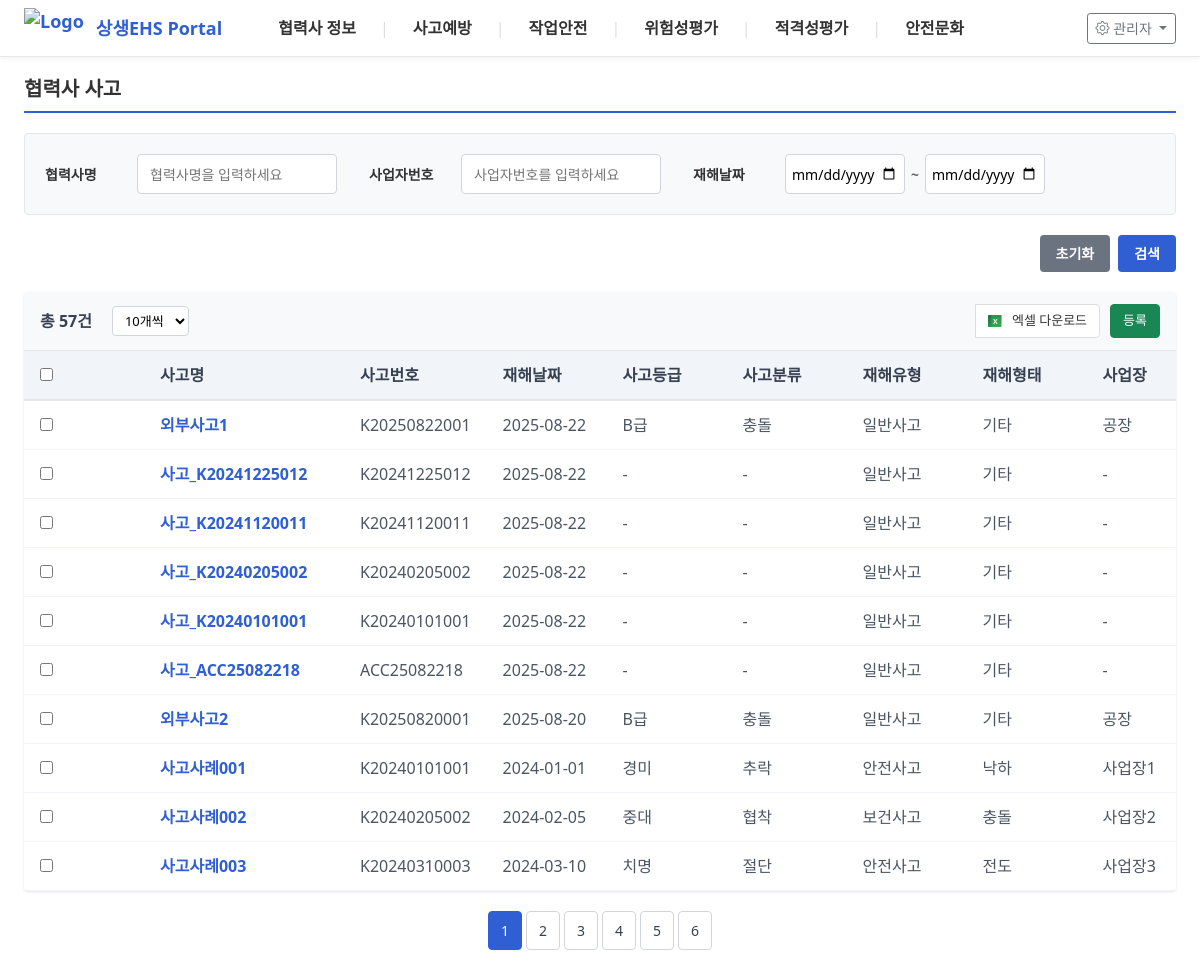
Screenshot of /partner-accident with the database file from the repository.
### tables this page shows
CREATE TABLE accidents_cache (
                id INTEGER PRIMARY KEY AUTOINCREMENT,
                business_number TEXT NOT NULL,
                accident_date TEXT,
                accident_type TEXT,
                accident_location TEXT,
                accident_description TEXT,
                injury_level TEXT,
                injured_count INTEGER,
                cause_analysis TEXT,
                preventive_measures TEXT,
                report_date TEXT,
                reporter_name TEXT,
                synced_at DATETIME DEFAULT CURRENT_TIMESTAMP, custom_data TEXT, accident_number TEXT, accident_name TEXT, accident_time TEXT, accident_datetime TEXT, accident_grade TEXT, injury_type TEXT, injury_form TEXT, workplace TEXT, building TEXT, floor TEXT, location_detail TEXT, day_of_week TEXT, responsible_company1 TEXT, responsible_company1_no TEXT, responsible_company2 TEXT, responsible_company2_no TEXT, is_deleted INTEGER DEFAULT 0,
                FOREIGN KEY (business_number) REFERENCES partners_cache (business_number)
            );

### app.py (the view)
@app.route("/partner-accident")
def partner_accident_route():
    return partner_accident()

### app.py (called while the page is built, shortened)
def from_json_filter(value):
    try:
        return json.loads(value) if value else []
    except:
        return []

def init_sample_data():
    conn = partner_manager.db_config.get_sqlite_connection()
    cursor = conn.cursor()
    try:
        cursor.execute("SELECT COUNT(*) FROM partners_cache")
        count = cursor.fetchone()[0]
        cursor.execute("PRAGMA table_info(partners_cache)")
        columns = [col[1] for col in cursor.fetchall()]
        if count > 0:
            conn.close()
            return
    except Exception as e:
        logging.warning(f"데이터 확인 중 오류: {e}")

@app.before_request
def before_request():
    init_db()

def convert_code_to_value(column_key, code):
    if not code:
        return code
    if column_key in DROPDOWN_MAPPINGS:
        return DROPDOWN_MAPPINGS[column_key].get(code, code)
    try:
        conn = sqlite3.connect(DB_PATH)
        cursor = conn.cursor()
        result = cursor.execute("""
            SELECT option_value
            FROM dropdown_option_codes
            WHERE column_key = ? AND option_code = ?
        """, (column_key, code)).fetchone()
        conn.close()
        if result:
            return result[0]
        else:
            return code
    except:
        return code

@app.after_request
def add_header(response):
    response.headers['Cache-Control'] = 'no-cache, no-store, must-revalidate'
    response.headers['Pragma'] = 'no-cache'
    response.headers['Expires'] = '0'
    return response

### database_config.py (called while the page is built)
    def get_sqlite_connection(self):
        return sqlite3.connect(self.local_db_path)

### templates/partner-accident.html (shortened to what this page needs)
{% extends "base.html" %}
{% block content %}
<div class="page-header">
    <h2 class="page-title">협력사 사고</h2>
</div>
<div class="search-section">
    <form method="GET" class="search-form">
        <div class="search-fields">
            <div class="search-group">
                <label>협력사명</label>
                <input type="text" name="company_name" value="{{ request.args.get('company_name', '') }}" placeholder="협력사명을 입력하세요">
            </div>
            <div class="search-group">
                <label>사업자번호</label>
                <input type="text" name="business_number" value="{{ request.args.get('business_number', '') }}" placeholder="사업자번호를 입력하세요">
            </div>
            <div class="search-group range-group">
                <label>재해날짜</label>
                <div class="range-inputs">
                    <input type="date" name="accident_date_start" value="{{ request.args.get('accident_date_start', '') }}" placeholder="시작일">
                    <span class="range-separator">~</span>
                    <input type="date" name="accident_date_end" value="{{ request.args.get('accident_date_end', '') }}" placeholder="종료일">
                </div>
            </div>
        </div>
    </form>
</div>
<div class="search-buttons-section">
    <div class="search-buttons">
        <button type="button" onclick="resetForm()" class="btn-reset">초기화</button>
        <button type="button" onclick="document.querySelector('.search-form').submit()" class="btn-search">검색</button>
    </div>
</div>
<div class="table-section">
    <div class="table-header">
        <div class="left-controls">
            <span class="total-count">총 {{ total_count }}건</span>
            <div class="per-page-selector">
                <select onchange="changePerPage(this.value)">
                    <option value="10" {% if request.args.get('per_page', '10') == '10' %}selected{% endif %}>10개씩</option>
                </select>
            </div>
        </div>
        <div class="action-buttons">
            <button class="btn btn-sm btn-excel-download" onclick="exportToExcel()">
                <img src="/static/icons/excel-icon.svg" style="vertical-align: middle; margin-right: 4px;" width="16" height="16">
                엑셀 다운로드
            </button>
            <button class="btn btn-sm btn-register" onclick="showRegisterModal()">
                등록
            </button>
        </div>
    </div>
    <div class="table-wrapper">
        <table class="data-table">
            <thead>
                <tr>
                    <th style="width: 40px;"><input type="checkbox" id="selectAll" onchange="toggleSelectAll()"></th>
                    <th class="fixed-col">사고명</th>
                    <th>사고번호</th>
                    <th>재해날짜</th>
                    <th>사고등급</th>
                    <th>사고분류</th>
                    <th>재해유형</th>
                    <th>재해형태</th>
                    <th>사업장</th>
                </tr>
            </thead>
            <tbody>
                {% for accident in accidents %}
                <tr>
                    <td style="width: 40px;">
                        <input type="checkbox" class="accident-checkbox" value="{{ accident.id }}" onchange="updateDeleteButton()">
                    </td>
                    <td class="fixed-col">
                        <a href="javascript:void(0)" class="company-link" onclick="openAccidentModal('{{ accident.id }}')">{{ accident.accident_name }}</a>
                    </td>
                    <td>{{ accident.accident_number }}</td>
                    <td>{{ accident.accident_date }}</td>
                    <td>{{ accident.accident_grade or '-' }}</td>
                    <td>{{ accident.accident_type or '-' }}</td>
                    <td>{{ accident.disaster_type or '-' }}</td>
                    <td>{{ accident.disaster_form or '-' }}</td>
                    <td>{{ accident.workplace or '-' }}</td>
                </tr>
                {% else %}
                <tr>
                    <td colspan="{{ 19 + dynamic_columns|length }}" class="no-data">검색 결과가 없습니다.</td>
                </tr>
                {% endfor %}
            </tbody>
        </table>
    </div>
</div>
{% if pagination.pages > 1 %}
<div class="pagination-section">
    <div class="pagination">
        {% set search_params = {} %}
        {% for key, value in request.args.items() %}
            {% if key != 'page' %}
                {% set _ = search_params.update({key: value}) %}
            {% endif %}
        {% endfor %}
        {% set window_info = pagination.get_window_info() %}
        {% for page in pagination.iter_pages() %}
            {% if page != pagination.page %}
                <a href="{{ url_for('page_view', url='partner-accident', page=page, **search_params) }}" class="page-btn">{{ page }}</a>
            {% else %}
                <span class="page-btn active">{{ page }}</span>
            {% endif %}
        {% endfor %}
    </div>
</div>
{% endif %}
{% endblock %}

### templates/base.html (shortened to what this page needs)
<!DOCTYPE html>
<html lang="ko">
<head>
    <link href="https://cdn.jsdelivr.net/npm/bootstrap@5.1.3/dist/css/bootstrap.min.css" rel="stylesheet">
    <link href="https://cdn.jsdelivr.net/npm/bootstrap-icons@1.8.1/font/bootstrap-icons.css" rel="stylesheet">
</head>
<body>
    <nav class="topbar">
      <div class="topbar-inner">
        <a class="brand" href="{{ url_for('index') }}">
          <img src="/static/logo-sample.png" alt="Logo" class="logo-img">
          상생EHS Portal
        </a>
        <ul class="nav-main" role="menubar" aria-label="메인 메뉴">
          {% set active_slug = (request.view_args.get('url') if request.view_args else '') %}
          {% for m in menu %}
          {% set is_active = false %}
          {% for sm in m.submenu %}
            {% if active_slug == sm.url %}
              {% set is_active = true %}
            {% endif %}
          {% endfor %}
          <li class="nav-item has-sub{% if is_active %} is-active{% endif %}">
            <a class="nav-link"
               href="#"
               role="menuitem"
               aria-haspopup="true"
               aria-expanded="false">{{ m.title }}</a>
          </li>
          {% if not loop.last %}
          <li class="sep" aria-hidden="true">|</li>
          {% endif %}
          {% endfor %}
        </ul>
        <div class="admin-tools">
          <div class="dropdown">
            <button class="btn btn-sm btn-outline-secondary dropdown-toggle" type="button" id="adminMenu" data-bs-toggle="dropdown" aria-expanded="false">
              <i class="bi bi-gear"></i> 관리자
            </button>
          </div>
        </div>
      </div>
    </nav>
    {% if request.endpoint != 'index' %}
    <div class="container">
    {% endif %}
    {% block content %}{% endblock %}
    {% if request.endpoint != 'index' %}
    </div>
    {% endif %}
</body>
</html>

### templates/base.html (style rules this page uses)
html, body { overflow-x: hidden; width: 100%; max-width: 100vw; }
.topbar { background: #ffffff; border-bottom: 1px solid #e5e7eb; box-shadow: 0 2px 4px rgba(0,0,0,0.05); z-index: 9999; position: relative; }
.topbar-inner { max-width: none; margin: 0; height: 56px; display: flex; align-items: center; gap: 16px; padding: 0 24px; justify-content: space-between; }
.admin-tools { margin-left: auto; }
.logo-img { height: 40px; width: auto; margin-right: 12px; }
.brand { color: #2f5fd3; font-weight: 600; text-decoration: none; font-size: 18px; margin-right: 24px; display: flex; align-items: center; }
.nav-main { list-style: none; display: flex; align-items: stretch; gap: 0; margin: 0; padding: 0; flex: 1; }
.nav-item { position: relative; }
.nav-link { color: #333; text-decoration: none; font-weight: 700; padding: 10px 16px; display: block; line-height: 28px; transition: color 0.2s ease; cursor: pointer; }
.sep { color: #ddd; align-self: center; padding: 0 8px; user-select: none; }
.container { max-width: none; margin: 20px 24px; padding: 0; width: calc(100% - 48px); box-sizing: border-box; }

### rows the page displays
accidents_cache: accident_name "외부사고1", accident_number "K20250822001", accident_date "2025-08-22", accident_grade "B급", accident_type "충돌", disaster_type "일반사고", disaster_form "기타", workplace "공장"
accidents_cache: accident_name "사고_K20241225012", accident_number "K20241225012", accident_date "2025-08-22", accident_grade "-", accident_type "-", disaster_type "일반사고", disaster_form "기타", workplace "-"
accidents_cache: accident_name "사고_K20241120011", accident_number "K20241120011", accident_date "2025-08-22", accident_grade "-", accident_type "-", disaster_type "일반사고", disaster_form "기타", workplace "-"
accidents_cache: accident_name "사고_K20240205002", accident_number "K20240205002", accident_date "2025-08-22", accident_grade "-", accident_type "-", disaster_type "일반사고", disaster_form "기타", workplace "-"
accidents_cache: accident_name "사고_K20240101001", accident_number "K20240101001", accident_date "2025-08-22", accident_grade "-", accident_type "-", disaster_type "일반사고", disaster_form "기타", workplace "-"
accidents_cache: accident_name "사고_ACC25082218", accident_number "ACC25082218", accident_date "2025-08-22", accident_grade "-", accident_type "-", disaster_type "일반사고", disaster_form "기타", workplace "-"
accidents_cache: accident_name "외부사고2", accident_number "K20250820001", accident_date "2025-08-20", accident_grade "B급", accident_type "충돌", disaster_type "일반사고", disaster_form "기타", workplace "공장"

### other values shown
{{ m.title }} "협력사 정보" "사고예방" "작업안전" "위험성평가" "적격성평가" "안전문화"
{{ total_count }} "57"
{{ accident.accident_name }} "사고사례001" "사고사례002" "사고사례003"
{{ accident.accident_number }} "K20240101001" "K20240205002" "K20240310003"
{{ accident.accident_date }} "2024-01-01" "2024-02-05" "2024-03-10"
{{ accident.accident_grade or '-' }} "경미" "중대" "치명"
{{ accident.accident_type or '-' }} "추락" "협착" "절단"
{{ accident.disaster_type or '-' }} "안전사고" "보건사고" "안전사고"
{{ accident.disaster_form or '-' }} "낙하" "충돌" "전도"
{{ accident.workplace or '-' }} "사업장1" "사업장2" "사업장3"
{{ page }} "1"
{{ page }} "2" "3" "4" "5" "6"
